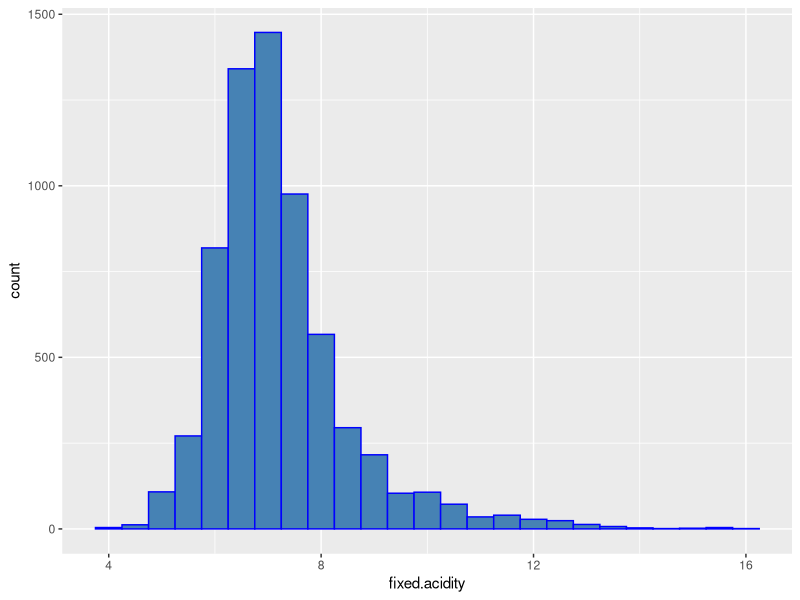
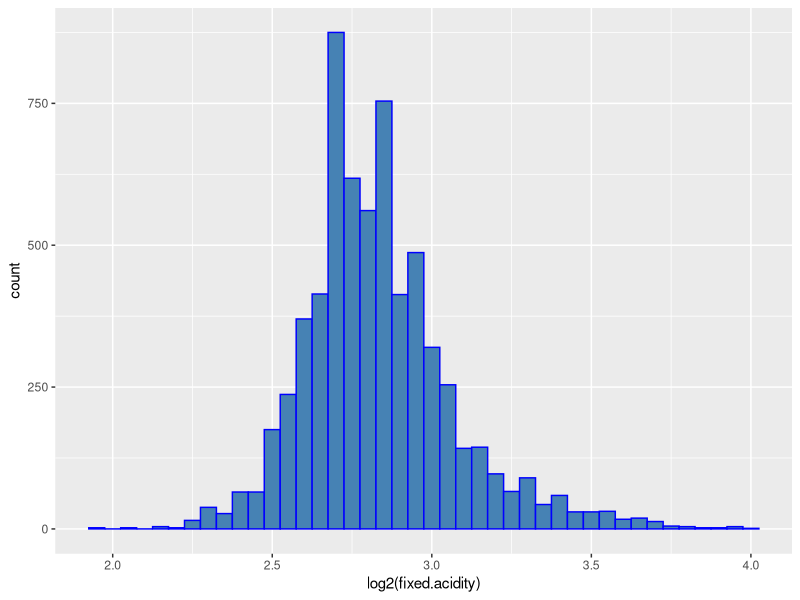
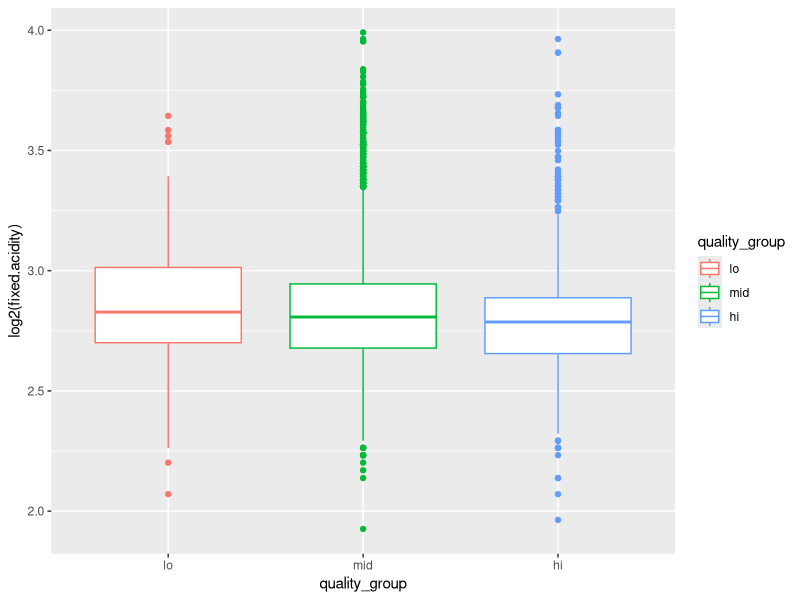
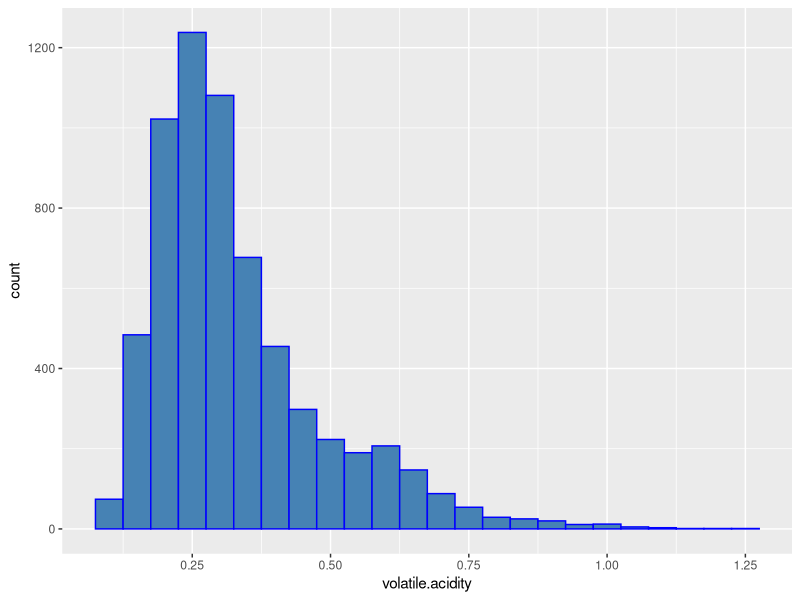
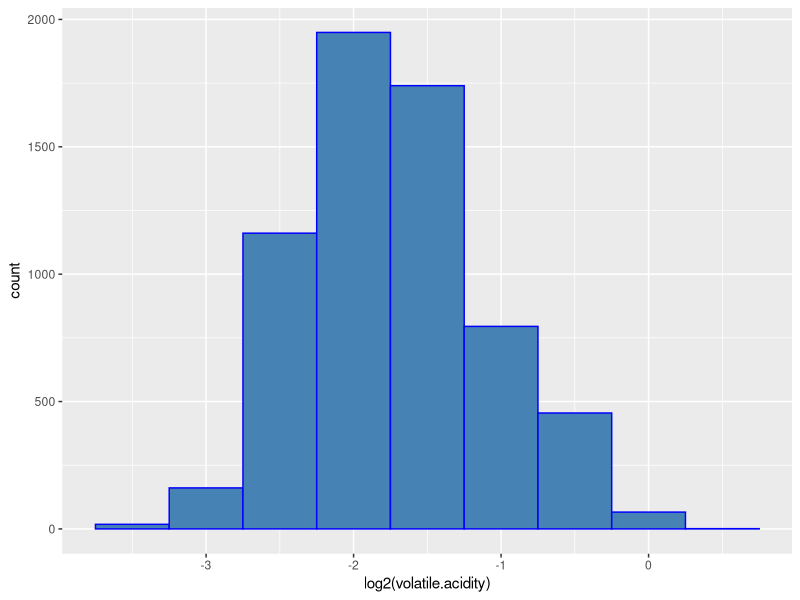
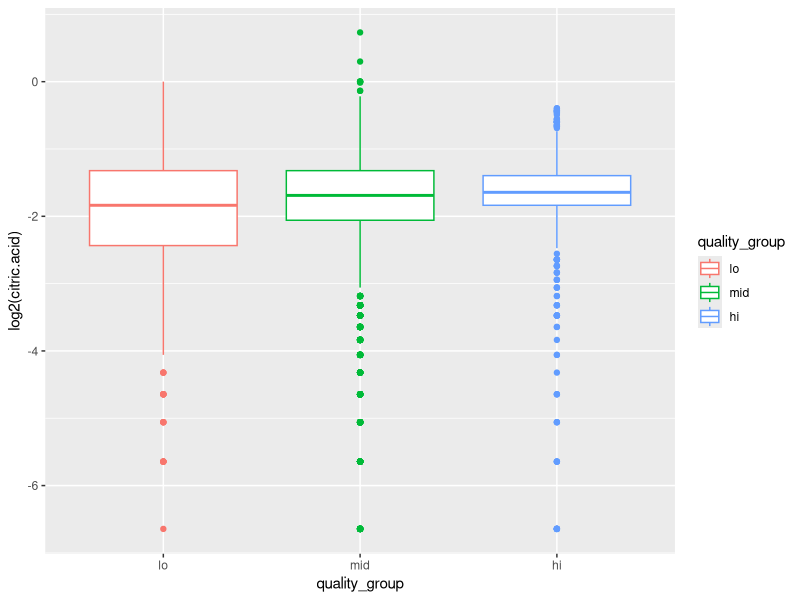
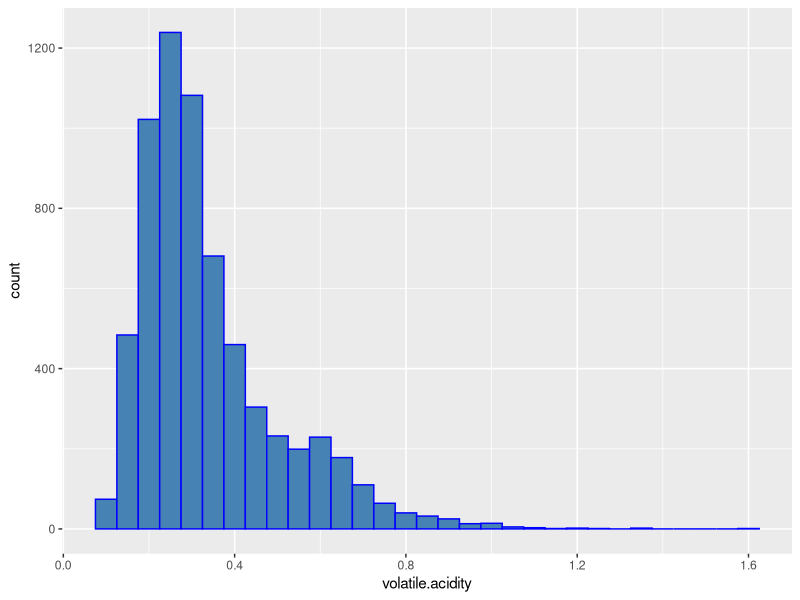
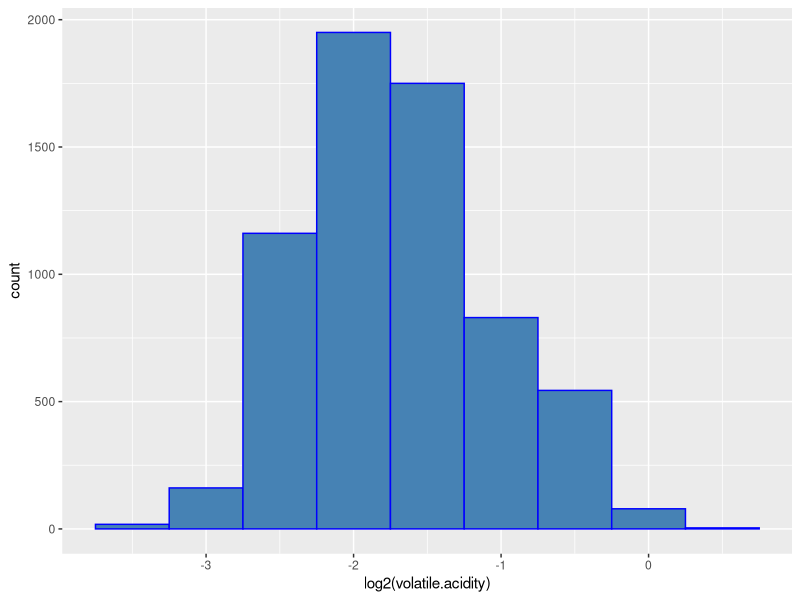

The R script that drew these images, in order:
## ---- chunk 1
knitr::opts_chunk$set(echo = TRUE)
library(tidyverse)
library(ggplot2)
library(corrplot)
library(gridExtra)
## ---- chunk 2
merged <- read_csv("winequality_all.csv")
merged$red <- as.factor(merged$red )
fulldf <- merged %>% mutate(quality_group = cut(quality, breaks = c(0,4,6,10),labels=c("lo", "mid", "hi"))) 
## ---- chunk 3
data <- fulldf
data %>% group_by(red) %>% summarize(mean(fixed.acidity),mean(citric.acid), mean(volatile.acidity))
## ---- chunk 4
data %>% 
  ggplot(aes(fixed.acidity)) +
  geom_histogram(binwidth = 0.5,color = "blue",fill = "steelblue") 

data %>% 
  filter(fixed.acidity != 0) %>% 
  ggplot(aes(log2(fixed.acidity))) +
  geom_histogram(binwidth = 0.05, color = "blue",fill = "steelblue")
## ---- chunk 5
ggplot(data = data, aes(x = quality_group, y = log2(fixed.acidity), color = quality_group)) +
  geom_boxplot()
## ---- chunk 6
data %>% 
  filter(citric.acid != 0) %>% 
  ggplot(aes(volatile.acidity)) +
  geom_histogram(binwidth = 0.05, color = "blue",fill = "steelblue") 

data %>% 
  filter(citric.acid != 0) %>% 
  ggplot(aes(log2(volatile.acidity))) +
  geom_histogram(binwidth = 0.5, color = "blue",fill = "steelblue") 
## ---- chunk 7
data %>% filter(citric.acid != 0) %>% 
  ggplot(aes(x = quality_group, y = log2(citric.acid), color = quality_group)) +
  geom_boxplot()

## ---- chunk 8
data %>% 
  filter(volatile.acidity != 0) %>% 
  ggplot(aes(volatile.acidity)) +
  geom_histogram(binwidth = 0.05, color = "blue",fill = "steelblue") 

data %>% 
  filter(volatile.acidity != 0) %>% 
  ggplot(aes(log2(volatile.acidity))) +
  geom_histogram(binwidth = 0.5, color = "blue",fill = "steelblue") 
## ---- chunk 9
data %>% filter(citric.acid != 0) %>% 
  ggplot(aes(x = quality_group, y = log2(volatile.acidity), color = quality_group)) +
  geom_boxplot()
## ---- chunk 10
data %>% ggplot(aes(volatile.acidity, citric.acid)) +   
  geom_point(aes(col=quality_group), size = 1) +
  xlab("volatile.acidity") + 
  ylab("citric.acid") +
  ggtitle("Different quality wine with different levels of acidities") 
## ---- chunk 11
data %>% ggplot(aes(volatile.acidity, citric.acid)) +   
  geom_point(aes(col=red), size = 1) +
  xlab("volatile.acidity") + 
  ylab("citric.acid") +
  ggtitle("Different types of wine with different levels of acidities") 
